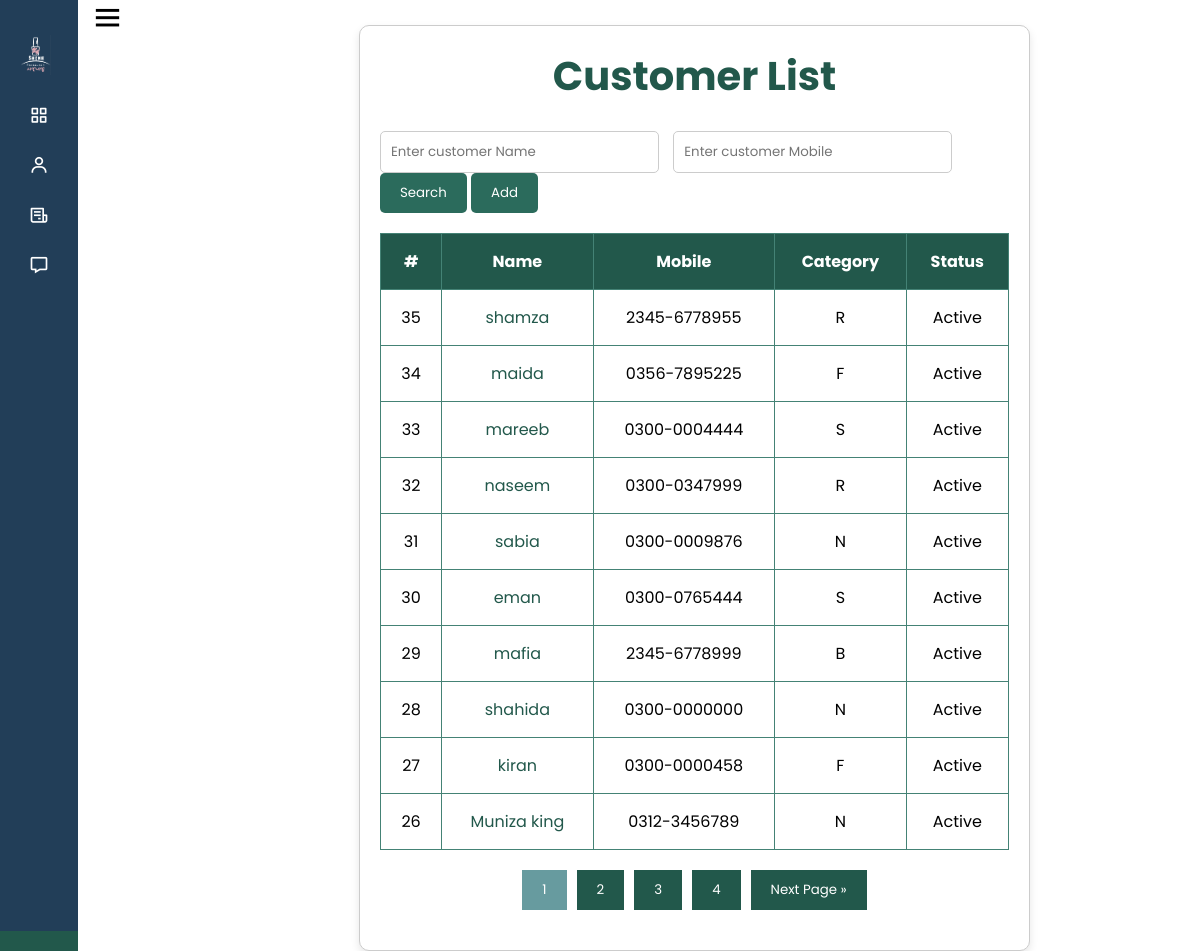
The app's page /customer_list.php with its own data.
### tables this page shows
CREATE TABLE IF NOT EXISTS `customer` (
  `c_no` int(11) NOT NULL AUTO_INCREMENT,
  `c_name` varchar(30) NOT NULL,
  `c_mobile` varchar(11) NOT NULL,
  `c_birthday` date NOT NULL,
  `c_note` text NOT NULL,
  `c_cat` varchar(15) NOT NULL,
  `c_reg_date` date DEFAULT NULL,
  `c_is_del` varchar(15) DEFAULT NULL,
  `c_del_by` varchar(255) DEFAULT NULL,
  `c_del_time` timestamp NULL DEFAULT NULL,
  PRIMARY KEY (`c_no`)
);

### customer_list.php (the view, shortened to what this page needs)
<?php
include 'common.php';
?>
<!DOCTYPE html>
<html lang="en">
<head>
    <link rel="stylesheet" href="./css/customer_list.css">
</head>
<body>
<?php include 'side_bar.php'; ?>
<div class="container">
    <h1>Customer List</h1>
    <br>
    <div class="search-bar">
    <form action="customer_list.php" method="GET" onsubmit="return validateForm()">
        <input type="text" id="c_name" name="c_name" placeholder="Enter customer Name"
               value="<?php echo isset($_GET['c_name']) ? htmlspecialchars($_GET['c_name']) : ''; ?>">
        <input type="text" id="c_mobile" name="c_mobile"  placeholder="Enter customer Mobile"
               value="<?php echo isset($_GET['c_mobile']) ? htmlspecialchars($_GET['c_mobile']) : ''; ?>">
        <button type="submit">Search</button>
        <a href="register.php"><button type="button">Add</button></a>
    </form>
</div>
    <?php
    function formatMobileNumber($number) {
        return substr($number, 0, 4) . '-' . substr($number, 4);
    }
    $sql = "SELECT * FROM customer WHERE 1=1";
    $c_name = $c_mobile = '';
    $sql .= " ORDER BY c_reg_date DESC";
    $results_per_page = 10;
    $result = mysqli_query($conn, $sql);
    $total_results = mysqli_num_rows($result);
    $total_pages = ceil($total_results / $results_per_page);
    $current_page = isset($_GET['page']) ? (int)$_GET['page'] : 1;
    $current_page = ($current_page < 1) ? 1 : $current_page;
    $current_page = ($current_page > $total_pages) ? $total_pages : $current_page;
    $start_limit = ($current_page - 1) * $results_per_page;
    $sql .= " LIMIT $start_limit, $results_per_page";
    $result = mysqli_query($conn, $sql) or die("Query Unsuccessful: " . mysqli_error($conn));
    $pages_to_show = 5;
    $start_page = max(1, $current_page - floor($pages_to_show / 2));
    $end_page = min($total_pages, $start_page + $pages_to_show - 1);
    if ($end_page - $start_page + 1 < $pages_to_show) {
        $start_page = max(1, $end_page - $pages_to_show + 1);
    }
    ?>
    <table class="customer-table">
        <thead>
            <tr>
                <th>#</th>
                <th>Name</th>
                <th>Mobile</th>
                <th>Category</th>
                <th>Status</th>
            </tr>
        </thead>
        <tbody>
        <?php
        $row_number = $total_results - $start_limit;
        if (mysqli_num_rows($result) > 0) {
            while ($row = mysqli_fetch_assoc($result)) {
                $row_class = ($row['c_is_del'] == 1) ? 'removed' : '';
                $status_display = ($row['c_is_del'] == 1) ? 'Removed' : 'Active';
                echo "<tr class='$row_class'>
                        <td>" . $row_number . "</td>
                        <td><a href='customer_view.php?c_id=" . urlencode($row['c_no']) . "'>" . htmlspecialchars($row['c_name']) . "</a></td>
                        <td>" . formatMobileNumber(htmlspecialchars($row['c_mobile'])) . "</td>
                        <td>" . htmlspecialchars($row['c_cat']) . "</td>
                        <td>" . htmlspecialchars($status_display) . "</td>
                    </tr>";
                $row_number--;
            }
        } else {
            echo "<tr><td colspan='5'>No data available</td></tr>";
        }
        ?>
        </tbody>
    </table>
    <div class="pagination">
        <?php for ($i = $start_page; $i <= $end_page; $i++): ?>
            <a href="?page=<?php echo $i; ?>&c_name=<?php echo htmlspecialchars($c_name); ?>&c_mobile=<?php echo htmlspecialchars($c_mobile); ?>"><button class="page-btn <?php echo ($i == $current_page) ? 'active' : ''; ?>"><?php echo $i; ?></button></a>
        <?php endfor; ?>
        <?php if ($current_page < $total_pages): ?>
            <a href="?page=<?php echo $current_page + 1; ?>&c_name=<?php echo htmlspecialchars($c_name); ?>&c_mobile=<?php echo htmlspecialchars($c_mobile); ?>"><button class="page-btn">Next Page »</button></a>
        <?php endif; ?>
    </div>
</div>
</body>
</html>

### css/customer_list.css (style rules this page uses)
body { font-family: Arial, sans-serif; margin: 0; padding: 0; }
h1 { text-align: center; font-size: 40px; color: #22584b; }
.container { width: 70%; margin-top: 25px; margin-left: 300px; margin-right: 50px; padding: 20px; background-color: #ffffff; border: 1px solid #ccc; border-radius: 10px; box-shadow: 0 4px 8px rgba(0, 0, 0, 0.1); }
.search-bar { display: flex; flex-wrap: nowrap; justify-content: center; gap: 10px; align-items: center; }
.search-bar input[type="text"] { padding: 10px; margin-right: 10px; border: 1px solid #ccc; border-radius: 5px; }
.search-bar button { padding: 10px 20px; background-color: #2b6b5c; color: #ffffff; border: none; border-radius: 5px; cursor: pointer; transition: background-color 0.3s ease; }
.customer-table { width: 100%; margin: 20px auto; border-collapse: collapse; }
.customer-table th, .customer-table td { border: 1px solid #448275; padding: 15px; text-align: center; }
.customer-table th { background-color: #22584b; color: #ffffff; }
.customer-table tbody tr:nth-child(even) { background-color: white; }
.customer-table a { color: #22584b; text-decoration: none; }
.pagination { display: flex; justify-content: center; margin-bottom: 20px; }
.page-btn { background-color: #22584b; color: white; border: none; padding: 10px 20px; margin: 0 5px; cursor: pointer; }
.page-btn.active { background-color: #679b9f; }

### css/side_bar.css (style rules this page uses)
* { margin: 0; padding: 0; box-sizing: border-box; font-family: 'Poppins', sans-serif; }
body { display: flex; margin-right: 10%; }

### customer_list.php (style rules this page uses)
@media (min-width: 1024px) { .container { width: 70%; } }

### records on screen
customer: c_name "shamza", c_mobile "2345-6778955", c_cat "R", c_is_del "Active"
customer: c_name "maida", c_mobile "0356-7895225", c_cat "F", c_is_del "Active"
customer: c_name "mareeb", c_mobile "0300-0004444", c_cat "S", c_is_del "Active"
customer: c_name "naseem", c_mobile "0300-0347999", c_cat "R", c_is_del "Active"
customer: c_name "sabia", c_mobile "0300-0009876", c_cat "N", c_is_del "Active"
customer: c_name "eman", c_mobile "0300-0765444", c_cat "S", c_is_del "Active"
customer: c_name "mafia", c_mobile "2345-6778999", c_cat "B", c_is_del "Active"
customer: c_name "shahida", c_mobile "0300-0000000", c_cat "N", c_is_del "Active"
customer: c_name "kiran", c_mobile "0300-0000458", c_cat "F", c_is_del "Active"
customer: c_name "Muniza king", c_mobile "0312-3456789", c_cat "N", c_is_del "Active"
